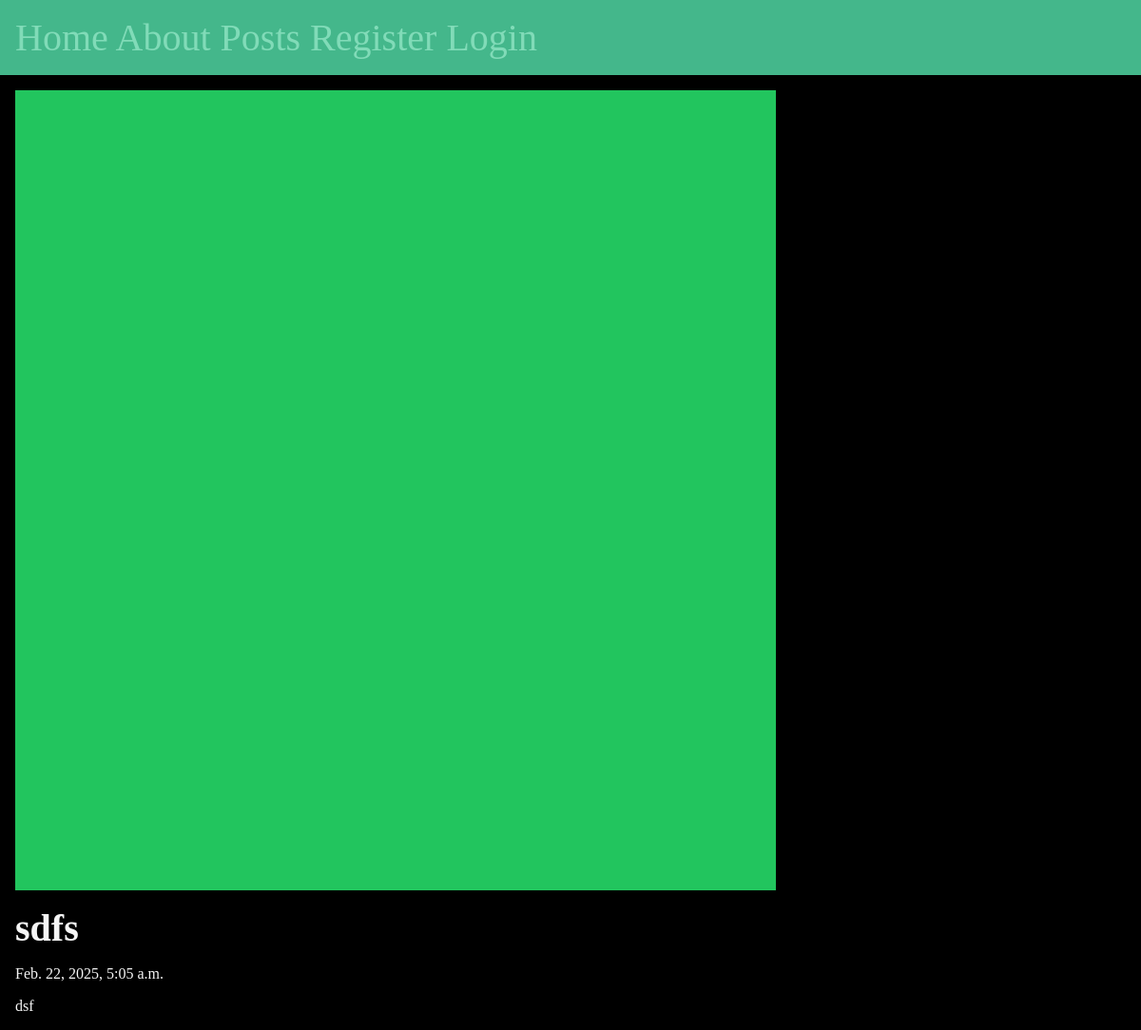
Screenshot of /posts/dsf with the database file from the repository.
### posts/models.py (models this page shows, shortened)
class Post(models.Model):
    title = models.CharField(max_length=75)
    body = models.TextField()
    slug = models.SlugField()
    date = models.DateTimeField(auto_now_add=True)
    banner = models.ImageField(default="fallback.png", blank=True)
    author = models.ForeignKey(User, on_delete=models.CASCADE, default=None)

### posts/views.py (the view)
# urls.py: path('<slug:slug>', views.post_page, name="page" ),
def post_page(request, slug):
    post = Post.objects.get(slug=slug)
    return render(request, 'posts/posts_page.html', {"post": post})

### posts/templates/posts/posts_page.html (shortened to what this page needs)
{% extends "layout.html" %}
{% block content %}
<section>
    <img class="banner"  src="{{post.banner.url}}" alt="{{post.title}}">
    <h1>{{post.title}}</h1>
        <p>{{post.date}}</p>
        <p>{{post.slug}}</p>
</section>
{% endblock  %}

### rows the page displays
Post: banner (picture), title "sdfs", date "Feb. 22, 2025, 5:05 a.m.", slug "dsf"
